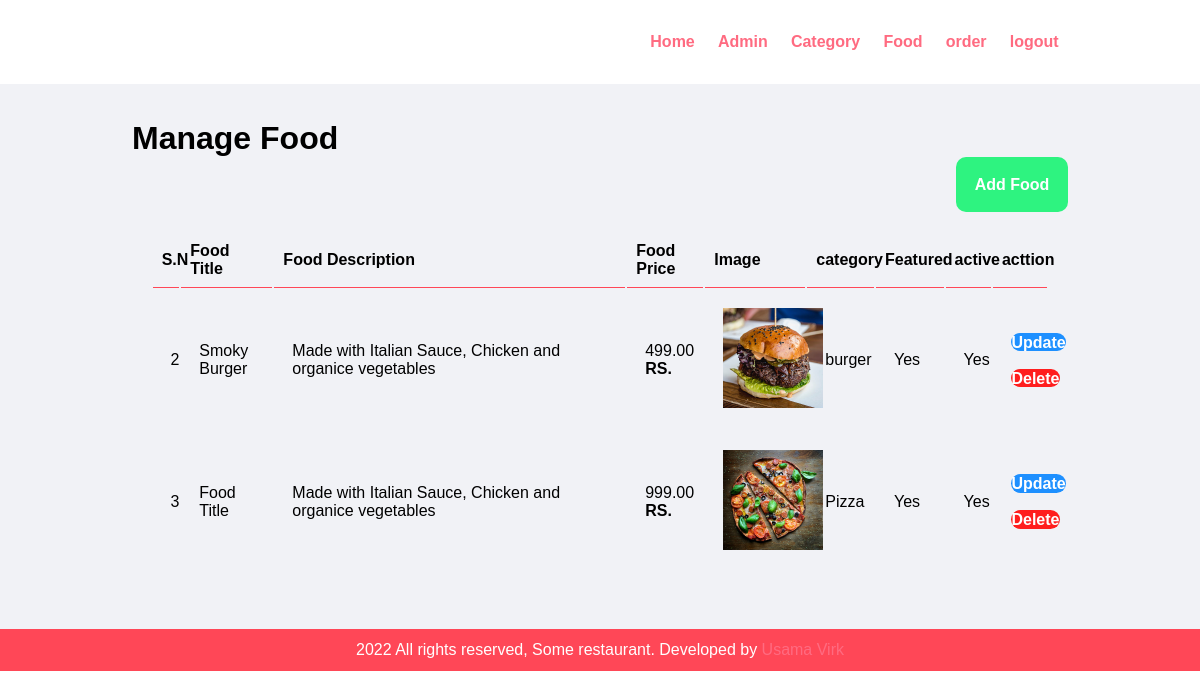
Screenshot of /admin/manage-food.php (signed in) with the database file from the repository.
### tables this page shows
CREATE TABLE `tbl_food` (
  `food_id` int(10) UNSIGNED NOT NULL,
  `food_title` varchar(150) NOT NULL,
  `food_des` text NOT NULL,
  `food_price` decimal(10,2) NOT NULL,
  `food_img` varchar(255) NOT NULL,
  `category_id` int(10) UNSIGNED NOT NULL,
  `featured` varchar(10) NOT NULL,
  `active` varchar(10) NOT NULL
);

CREATE TABLE `tbl_category` (
  `cat_id` int(10) UNSIGNED NOT NULL,
  `cat_title` varchar(100) NOT NULL,
  `tbl_img` varchar(255) NOT NULL,
  `tbl_featured` varchar(10) NOT NULL,
  `tbl_active` varchar(10) NOT NULL
);

### admin/manage-food.php (the view, shortened to what this page needs)
<!DOCTYPE html>
<html lang="en">
<head>
    <link rel="stylesheet" href="../css/admin.css">
    <link rel="stylesheet" href="../css/style.css">
</head>
<body>
    <?php
    include("./partials/menu.php");
    ?>
    <div class="main-content">
    <div class="wrapper">
            <h1>Manage Food</h1>
            <a href="./add_food.php" class="admin-btn1">Add Food</a>
            <table>
                <tr>
                    <th>S.N</th>
                    <th>Food Title</th>
                    <th>Food Description</th>
                    <th>Food Price</th>
                    <th>Image</th>
                    <th>category</th>
                    <th>Featured</th>
                    <th>active</th>
                    <th>acttion</th>
                </tr>
                <?php
                $food_sql= "SELECT * FROM tbl_food INNER JOIN tbl_category on tbl_food.category_id=cat_id";
                $food_run = mysqli_query($conn,$food_sql);
                while ($fetch_food= mysqli_fetch_array($food_run)) {
                    ?>
                    <tr>
                    <td><?php echo $fetch_food['food_id'];?></td>
                    <td><?php echo $fetch_food['food_title'];?></td>
                    <td><?php echo $fetch_food['food_des'];?></td>
                    <td><?php echo $fetch_food['food_price'];?><b> RS.</b></td>
                    <td><img src="<?php echo '../images/food/'. $fetch_food['food_img'];?>" alt="no found" height="100px"></td>
                    <td><?php echo $fetch_food['cat_title'];?></td>
                    <td><?php echo $fetch_food['featured'];?></td>
                    <td><?php echo $fetch_food['active'];?></td>
                    <td>
                       <a href="./update_food.php?updatefoodid=<?php echo $fetch_food['food_id']?>" class="admin-btn">Update</a><br><br>
                       <a href="./del_food.php?delfoodid=<?php echo $fetch_food['food_id']?>" class="admin-btn2">Delete</a>
                    </td>
                </tr>
                <?php
                }
                ?>
            </table>
        </div>
    </div>
<?php
include("./partials/footer.php")
?>
</body>
</html>

### css/admin.css (style rules this page uses)
* { margin: 0; padding: 0; font-family: Arial, Helvetica, sans-serif; }
.wrapper { padding: 1%; width: 80%; margin: 0 auto; }
.main-content { background-color: #f1f2f6; padding: 2% 0; }
table { width: 100%; padding: 2%; }
table tr th { border-bottom: 1px solid #ff4757; padding: 1%; text-align: left; }
table tr td { padding: 2%; }
.admin-btn1 { background-color: #2ef380; padding: 2%; float: right; border-radius: 10px; color: #fff; text-decoration: none; font-weight: bold; }
.admin-btn { background-color: #1e90ff; padding: 3%; border-radius: 10px; color: #fff; text-decoration: none; font-weight: bold; }
.admin-btn2 { background-color: #ff1e1e; padding: 3%; border-radius: 10px; color: #fff; text-decoration: none; font-weight: bold; }
a { color: inherit; text-decoration: none }

### css/style.css (style rules this page uses)
* { margin: 0 0; padding: 0 0; font-family: Arial, Helvetica, sans-serif; }
a { color: #ff6b81; text-decoration: none; }

### rows the page displays
tbl_food: food_id "2", food_title "Smoky Burger", food_des "Made with Italian Sauce, Chicken and organice vegetables", food_price "499.00", food_img (picture), category.cat_title "burger", featured "Yes", active "Yes"
tbl_food: food_id "3", food_title "Food Title", food_des "Made with Italian Sauce, Chicken and organice vegetables", food_price "999.00", food_img (picture), category.cat_title "Pizza", featured "Yes", active "Yes"
